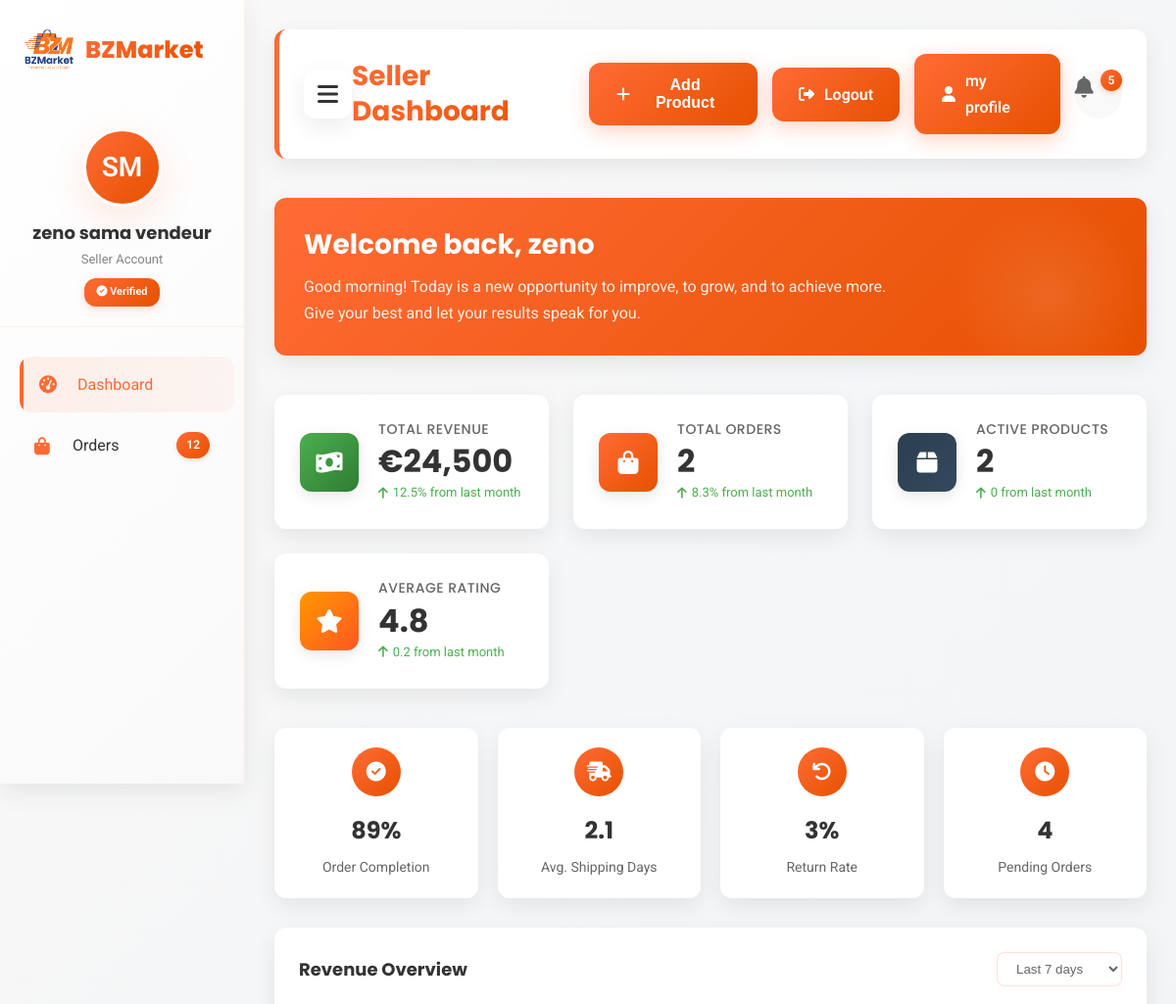
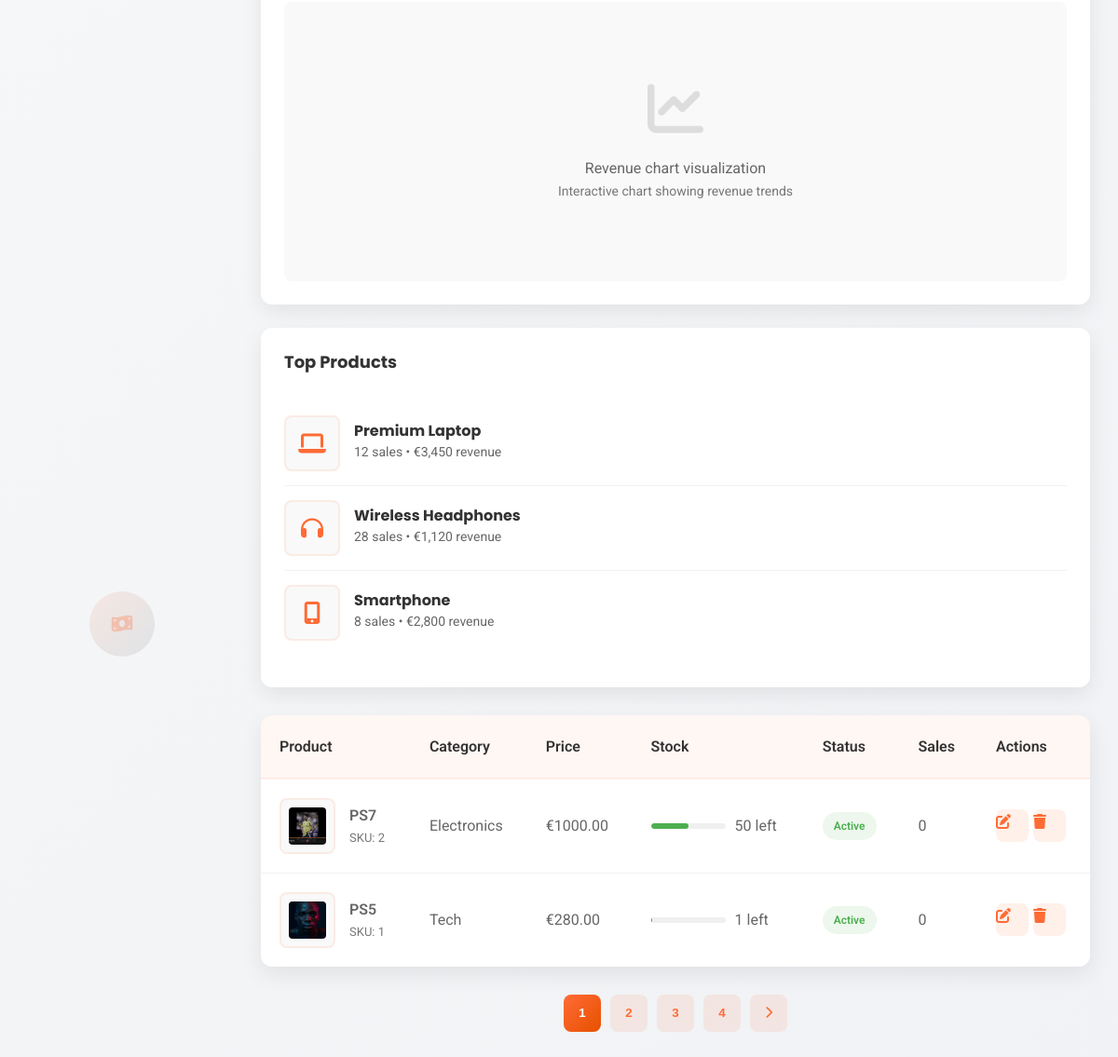
The page /vendeur/vendeur/ (signed in) on the database as committed earlier (2 pictures, top to bottom).
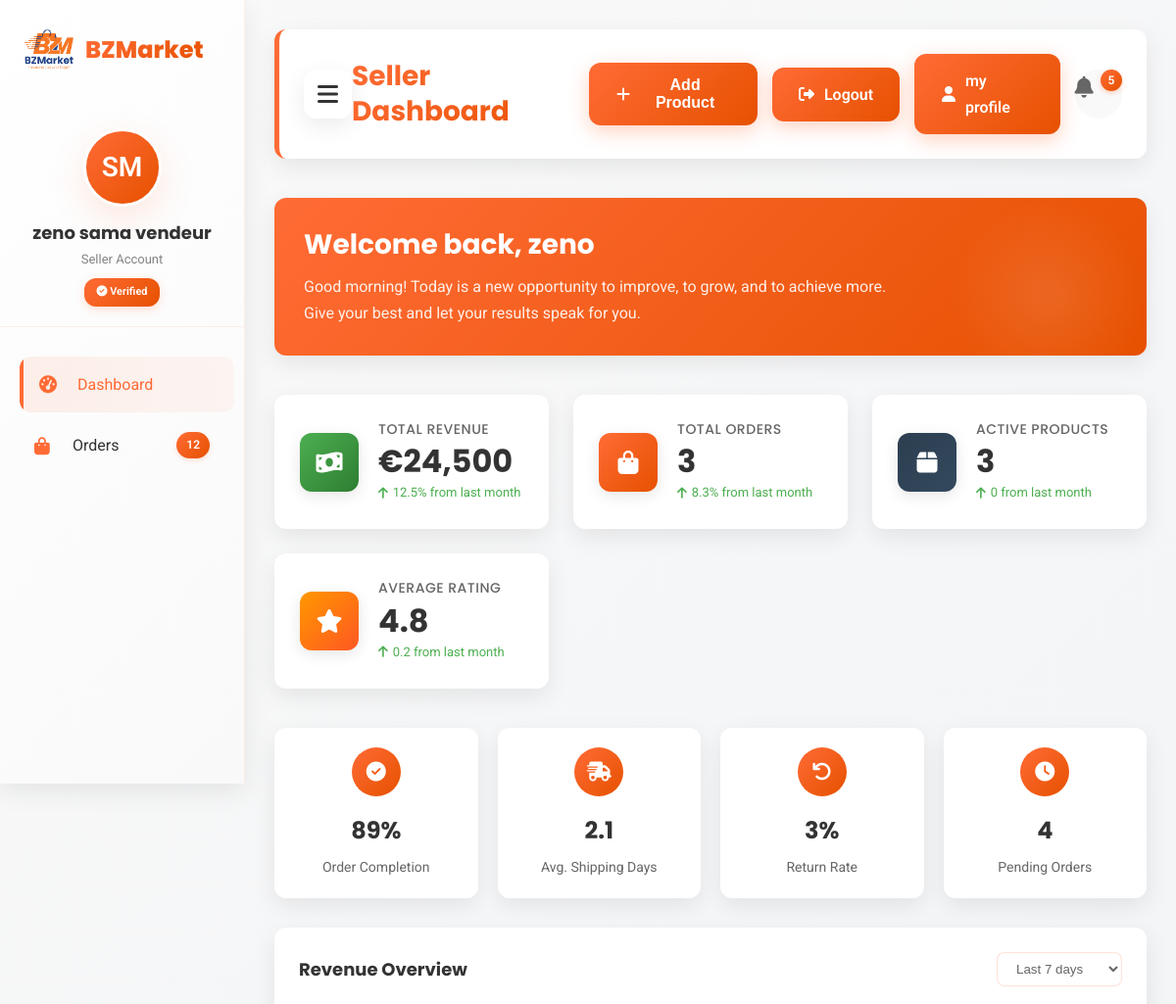
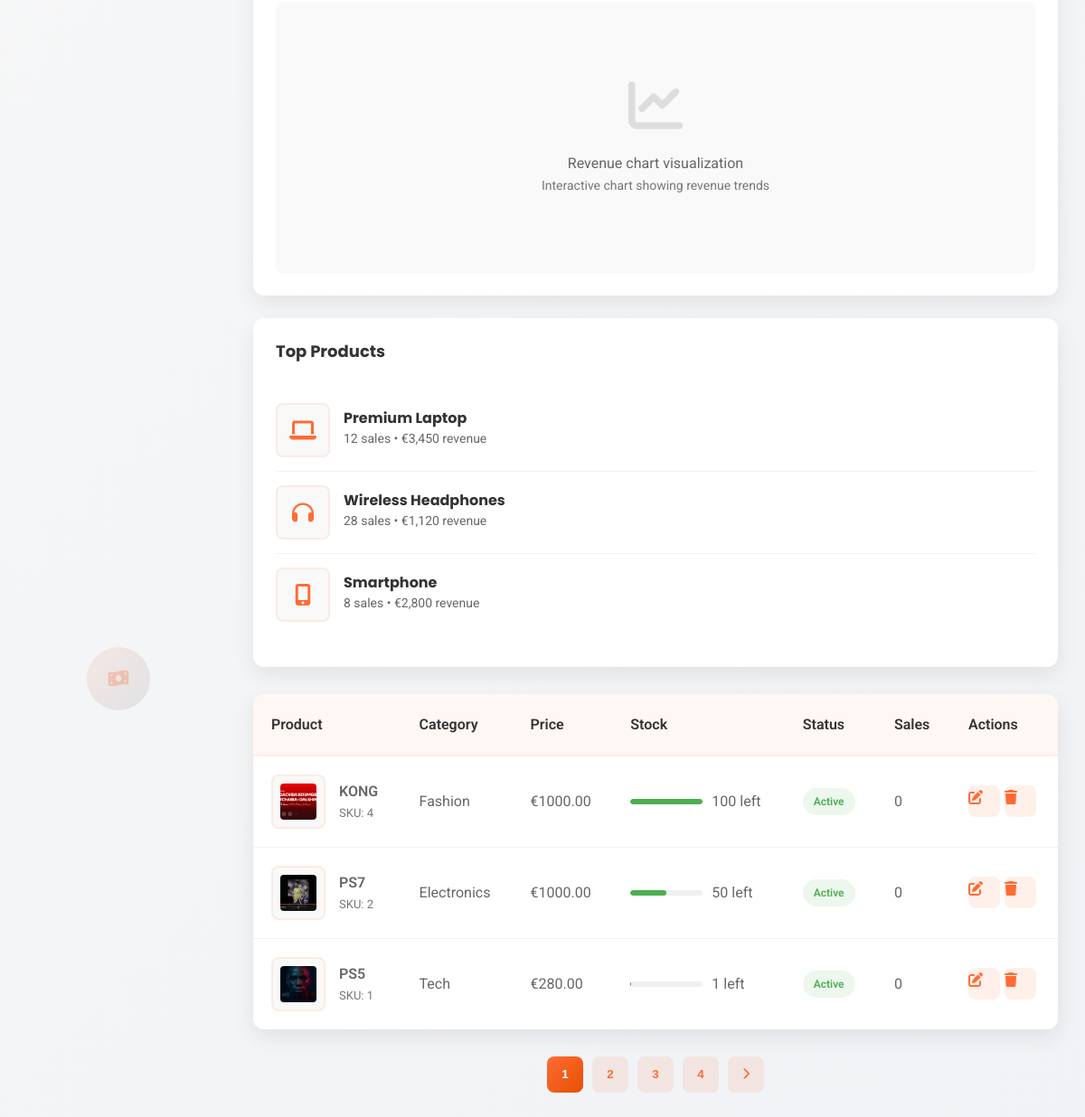
The same page on the database as committed later (2 pictures, top to bottom).
### client/models.py (models this page shows, shortened)
class Product(models.Model):
    BADGE_CHOICES = [
        ('new', 'New'),
        ('hot', 'Hot'),
        ('sale', 'Sale'),
    ]
    title = models.CharField(max_length=200)
    slug = models.SlugField(unique=True)
    description = models.TextField()
    image = models.ImageField(upload_to='products/')
    category = models.CharField(max_length=100)
    seller = models.ForeignKey(
        settings.AUTH_USER_MODEL,
        on_delete=models.CASCADE,
        related_name="products",
        limit_choices_to={"privilege": "VD"}
    )
    price = models.DecimalField(max_digits=10, decimal_places=2)
    old_price = models.DecimalField(max_digits=10, decimal_places=2, blank=True, null=True)
    badge = models.CharField(max_length=10, choices=BADGE_CHOICES, blank=True, null=True)
    rating = models.FloatField(default=0)
    rating_count = models.PositiveIntegerField(default=0)
    stock = models.PositiveIntegerField(default=1)
    is_active = models.BooleanField(default=True)
    created_at = models.DateTimeField(auto_now_add=True)

### vendeur/views.py (the view)
# urls.py: path('vendeur/', views.vendeur_dashboard, name='vendeur_dashboard'),
def vendeur_dashboard(request):
    products = Product.objects.filter(seller=request.user).order_by('-created_at')
    active_products_count = Product.objects.filter(is_active=True).count()
    from django.utils import timezone
    from datetime import timedelta
    today = timezone.now()
    last_month = today - timedelta(days=30)
    last_month_count = Product.objects.filter(is_active=True, created_at__lt=today, created_at__gte=last_month).count()
    trend = active_products_count - last_month_count
    context = {
        'products': products,
        'active_products_count': active_products_count,
        'trend': trend
    }
    return render(request, 'vendeur/pageVendeur.html',context)

### vendeur/templates/vendeur/pageVendeur.html (shortened to what the changed rows need)
<!DOCTYPE html>
{% load static %}
<html lang="en">
<head>
    <link rel="stylesheet" href="https://cdnjs.cloudflare.com/ajax/libs/font-awesome/6.4.0/css/all.min.css">
    <link rel="stylesheet" href="{% static 'css/message.css' %}">
</head>
<body>
    <div class="dashboard-container">
        <aside class="sidebar" id="sidebar">
            <div class="logo">
                <h1>BZMarket</h1>
            </div>
        </aside>
        <main class="main-content">
            <div class="header">
                <h2 id="sectionTitle">Seller Dashboard</h2>
            </div>
            <div class="welcome-banner" id="welcomeBanner">
                <h2>Welcome back, {{ user.username }}</h2>
            </div>
            <div id="content-container">
                <div id="section-content">
                    <div class="section-content" id="dashboard-content">
                        <div class="stats-cards">
                            <div class="stat-card">
                                <div class="stat-info">
                                    <h3>Total Orders</h3>
                                    <div class="number" data-count="{{ active_products_count }}">{{ active_products_count }}</div>
                                    <div class="trend up">
                                        <i class="fas fa-arrow-up"></i> 8.3% from last month
                                    </div>
                                </div>
                            </div>
                            <div class="stat-card">
                                <div class="stat-info">
                                    <h3>Active Products</h3>
                                    <div class="number" data-count="{{ active_products_count }}">{{ active_products_count }}</div>
                                    {% if trend >= 0 %}
                                        <div class="trend up">
                                            <i class="fas fa-arrow-up"></i> {{ trend }} from last month
                                        </div>
                                    {% else %}
                                        <div class="trend down">
                                            <i class="fas fa-arrow-down"></i> {{ trend }} from last month
                                        </div>
                                    {% endif %}
                                </div>
                            </div>
                        </div>
                        <div class="table-container">
                            <table>
                                <thead>
                                    <tr>
                                        <th>Product</th>
                                        <th>Category</th>
                                        <th>Price</th>
                                        <th>Stock</th>
                                        <th>Status</th>
                                        <th>Sales</th>
                                        <th>Actions</th>
                                    </tr>
                                </thead>
                                <tbody>
                                    {% for product in products %}
                                    <tr>
                                        <td>
                                            <div style="display: flex; align-items: center;">
                                                <div class="product-image">
                                                    {% if product.image %}
                                                        <img src="{{ product.image.url }}" alt="{{ product.title }}" style="width:40px; height:40px; object-fit:cover; border-radius:4px;">
                                                    {% else %}
                                                        <i class="fas fa-box"></i>
                                                    {% endif %}
                                                </div>
                                                <div style="margin-left: 15px;">
                                                    <div style="font-weight: 600;">{{ product.title }}</div>
                                                    <div style="font-size: 13px; color: var(--text-light);">SKU: {{ product.id }}</div>
                                                </div>
                                            </div>
                                        </td>
                                        <td>{{ product.category|title }}</td>
                                        <td>€{{ product.price }}</td>
                                        <td>
                                            <div class="stock-progress">
                                                <div class="progress-bar">
                                                    {% with stock_percent=product.stock|floatformat:"0"|add:"0" %}
                                                    <div class="progress-fill" style="width: {{ stock_percent }}%;"></div>
                                                    {% endwith %}
                                                </div>
                                                <span>{{ product.stock }} left</span>
                                            </div>
                                        </td>
                                        <td>
                                            {% if product.is_active %}
                                                <span class="status-badge status-active">Active</span>
                                            {% else %}
                                                <span class="status-badge status-inactive">Inactive</span>
                                            {% endif %}
                                        </td>
                                        <td>{{ product.rating_count }}</td>
                                        <td>
                                            <div class="product-actions">
                                                <a href="{% url 'edit_product' product.id %}" class="action-btn tooltip">
                                                    <i class="fas fa-edit"></i>
                                                </a>
                                                <a href="{% url 'delete_product' product.id %}" class="action-btn tooltip">
                                                    <i class="fas fa-trash"></i>
                                                </a>
                                            </div>
                                        </td>
                                    </tr>
                                    {% empty %}
                                    <tr>
                                        <td colspan="7" style="text-align:center;">You have no products yet.</td>
                                    </tr>
                                    {% endfor %}
                                </tbody>
                            </table>
                        </div>
                    </div>
                </div>
            </div>
        </main>
    </div>
</body>
</html>

Rows that differ between the two databases and show on the page:
added Product: image (picture), title "KONG", id "4", category "Fashion", price "1000.00", stock "100", is_active "Active", rating_count "0"
Other text that changed with them:
{{ active_products_count }}: "2" → "3"
